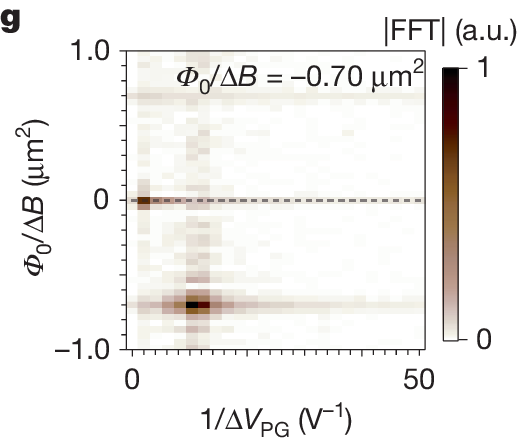

Reproduce this figure in Python.
import matplotlib.pyplot as plt
import numpy as np

# --- Data Simulation ---
# Axes
inv_dv = np.linspace(0, 50, 100)
phi_db = np.linspace(-1.0, 1.0, 100)
X, Y = np.meshgrid(inv_dv, phi_db)

# Peaks
Z = np.zeros_like(X)
# Bright spot at ~15, -0.7
Z += 1.0 * np.exp(-((X - 15)**2)/10 - ((Y + 0.7)**2)/0.01)
# Some weak lines
Z += 0.2 * np.exp(-((Y - 0.7)**2)/0.01) # Horizontal line at +0.7?
Z += 0.1 * np.exp(-((Y - 0)**2)/0.005) # Center line
# Vertical streak
Z += 0.1 * np.exp(-((X - 5)**2)/2) * np.exp(-((Y)**2)/0.5)

# Add noise
Z += np.random.normal(0, 0.05, Z.shape)
Z = np.abs(Z) # Magnitude

# --- Plotting ---
fig, ax = plt.subplots(figsize=(5, 5), dpi=150)

# Heatmap
# Copper / pinkish
cmap = plt.cm.pink_r # Or 'copper'
im = ax.imshow(Z, extent=[0, 50, -1.0, 1.0], aspect='auto', cmap=cmap, origin='lower', vmin=0, vmax=1.0)

# Colorbar
cbar = fig.colorbar(im, ax=ax, fraction=0.046, pad=0.04)
cbar.set_label('|FFT| (a.u.)', fontsize=12)
cbar.set_ticks([0, 1])

# Dashed line at 0
ax.axhline(0, color='gray', linestyle='--')

# Text
ax.text(25, 0.7, r'$\Phi_0/\Delta B = -0.70$ $\mu$m$^2$', color='black', ha='center', fontsize=12)

# Styling
ax.set_xlabel(r'1/$\Delta V_{
m PG}$ (V$^{-1}$)', fontsize=14)
ax.set_ylabel(r'$\Phi_0/\Delta B$ ($\mu$m$^2$)', fontsize=14)
ax.set_xlim(0, 50)
ax.set_ylim(-1.0, 1.0)

# Ticks
ax.minorticks_on()
ax.tick_params(direction='out', top=False, right=False)

plt.tight_layout()
plt.show()
